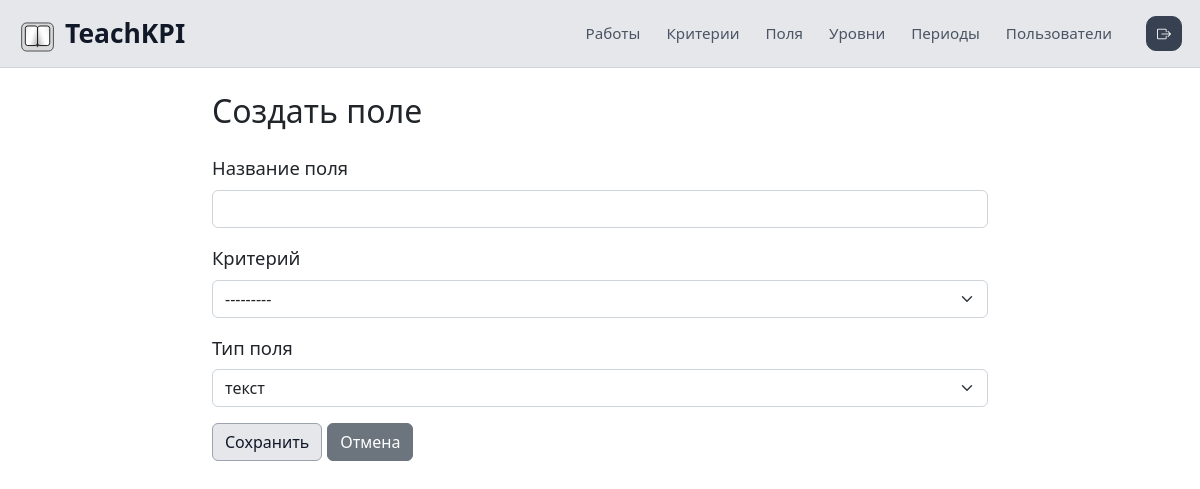
/dashboard/fields/create/?criterion=16 (signed in), run on an earlier commit of the app's database.
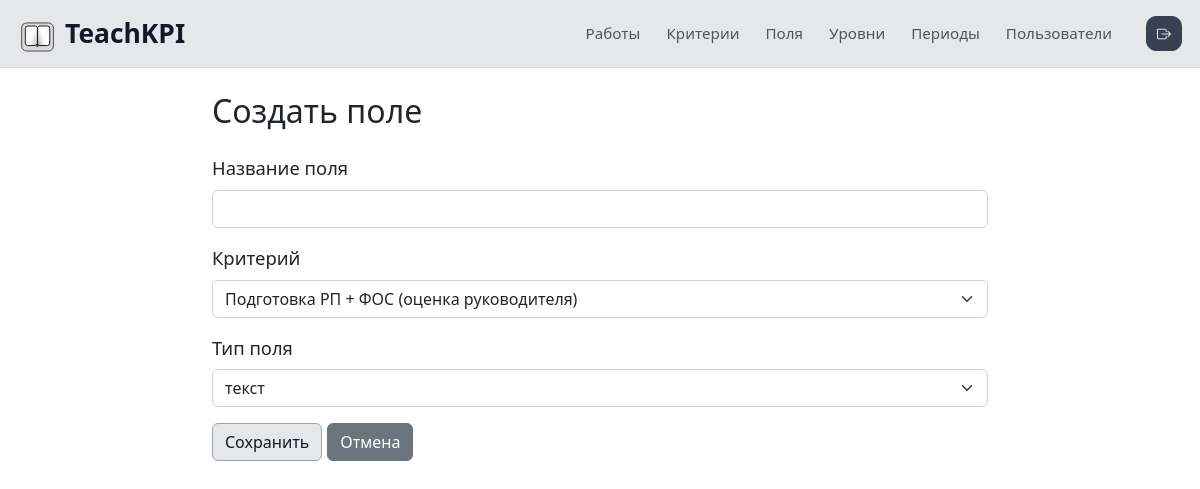
And on a later commit of the database.
### main/models.py (models this page shows)
class Criterion(models.Model):
    id = models.AutoField(primary_key=True, db_column='ID')
    name = models.CharField(
        max_length=255,
        unique=True,
        db_column='Name',
        verbose_name='Название',
    )
    work = models.ForeignKey(
        Work,
        on_delete=models.CASCADE,
        db_column='WorksID',
        related_name='criterions',
        verbose_name='Работа',
    )
    ratio = models.FloatField(default=1.0, db_column='Ratio', verbose_name='Коэффициент')
    class Meta:
        db_table = 'criterions'
    def __str__(self):
        return self.name

### main/views.py (the view)
# urls.py: path('fields/create/', views.FieldCreateView.as_view(), name='field_create'),
class FieldCreateView(AdminRequiredMixin, CreateView):
    model = Field
    fields = ['caption', 'criterion', 'type']   # type — выбор из text/chooser/photo
    template_name = 'main/field/field_form.html'
    success_url = reverse_lazy('field_list')
    def get_initial(self):
        initial = super().get_initial()
        criterion_id = self.request.GET.get('criterion')
        if criterion_id:
            try:
                initial['criterion'] = Criterion.objects.get(pk=criterion_id)
            except Criterion.DoesNotExist:
                pass
        return initial

### main/views.py (called while the page is built)
def is_admin(user):
    return user.is_authenticated and user.role == 'admin'

    @method_decorator(user_passes_test(is_admin))
    def dispatch(self, *args, **kwargs):
        return super().dispatch(*args, **kwargs)

### main/templates/main/field/field_form.html (shortened to what this page needs)
{% extends 'main/base_dashboard.html' %}
{% block content %}
<div class="row">
    <div class="col-md-8 offset-md-2">
        <h2 class="mb-4">{% if object %}Редактировать поле{% else %}Создать поле{% endif %}</h2>
        <form method="post">
            <div class="mb-3">
                <label for="{{ form.caption.id_for_label }}" class="form-label">Название поля</label>
                <input type="text" name="{{ form.caption.name }}" id="{{ form.caption.id_for_label }}"
                       class="form-control {% if form.caption.errors %}is-invalid{% endif %}"
                       value="{{ form.caption.value|default:'' }}">
            </div>
            <div class="mb-3">
                <label for="{{ form.criterion.id_for_label }}" class="form-label">Критерий</label>
                <select name="{{ form.criterion.name }}" id="{{ form.criterion.id_for_label }}"
                        class="form-select {% if form.criterion.errors %}is-invalid{% endif %}">
                    {% for choice in form.criterion.field.choices %}
                        <option value="{{ choice.0 }}" {% if form.criterion.value == choice.0 %}selected{% endif %}>{{ choice.1 }}</option>
                    {% endfor %}
                </select>
            </div>
            <div class="mb-3">
                <label for="{{ form.type.id_for_label }}" class="form-label">Тип поля</label>
                <select name="{{ form.type.name }}" id="{{ form.type.id_for_label }}"
                        class="form-select {% if form.type.errors %}is-invalid{% endif %}">
                    {% for choice in form.type.field.choices %}
                        <option value="{{ choice.0 }}" {% if form.type.value == choice.0 %}selected{% endif %}>{{ choice.1 }}</option>
                    {% endfor %}
                </select>
            </div>
            <button type="submit" class="btn btn-primary">Сохранить</button>
            <a href="{% url 'field_list' %}" class="btn btn-secondary">Отмена</a>
        </form>
    </div>
</div>
{% endblock %}

What changed in the data, as far as the page shows it:
removed Criterion: criterion "---------"
added Criterion: criterion "Подготовка РП + ФОС (оценка руководителя)"
